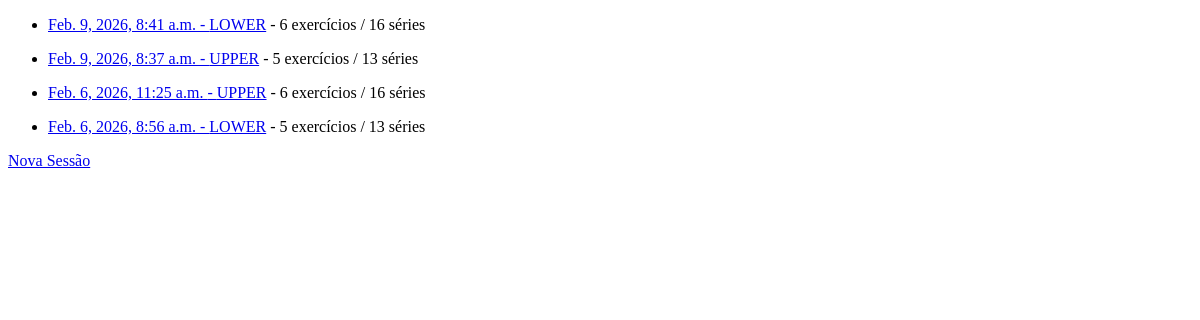
Page /training/ (signed in) on the earlier database version.
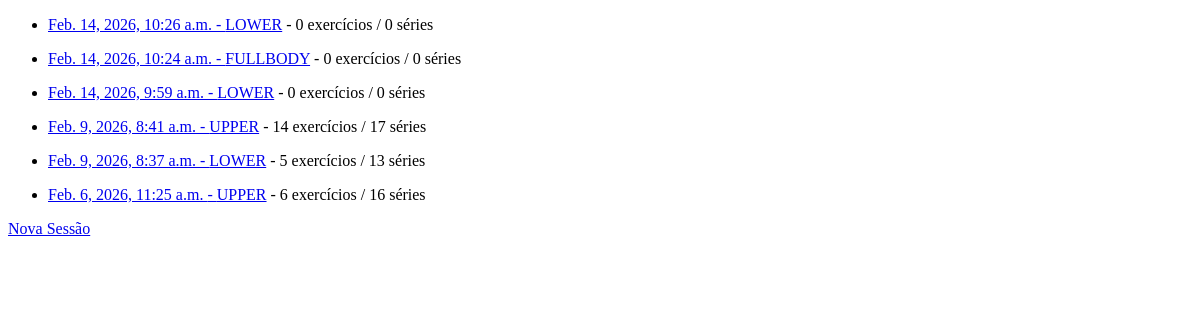
Same page on the later database version.
### training/models.py (models this page shows, shortened)
class TrainingSession(models.Model):
    SESSION_TYPES = [
        ('UPPER','UPPER'),
        ('LOWER','LOWER'),
        ('PULL','PULL'),
        ('PUSH','PUSH'),
        ('FULLBODY','FULLBODY'),
    ]
    performed_at = models.DateTimeField(default=timezone.now)
    description = models.TextField(blank=True)
    user = models.ForeignKey(
        settings.AUTH_USER_MODEL,
        on_delete=models.CASCADE,
        related_name='training_sessions'
    )
    session_type = models.CharField(
        max_length=20,
        choices=SESSION_TYPES,
        blank=True,
        null=True
    )

### training/views.py (the view)
# urls.py: path('', views.training_session_list, name='training_session_list'),
@login_required
def training_session_list(request):
    sessions = (
        TrainingSession.objects
        .filter(user=request.user)
        .annotate(
            exercise_count=Count('session_exercises', distinct=True),
            set_count=Count('session_exercises__exercise_sets', distinct=True),
        )
        .order_by("-performed_at")
    )
    context = {
        'sessions': sessions,
        }
    return render(request, 'training_session_list.html', context)

### training/templates/training_session_list.html (shortened to what this page needs)
<!DOCTYPE html>
<html lang="en">
<head>
</head>
<body>
    <section>
        {% for session in sessions %}
            <ul>
                <li><a href="{% url 'training:training_session_detail' pk=session.pk %}">{{session.performed_at}} - {{session.session_type}}</a>
                 - {{ session.exercise_count }} exercícios / {{ session.set_count }} séries</li>
            </ul>
        {% endfor %}
        <a href="{% url 'training:training_session_create' %}">Nova Sessão</a>
    </section>
</body>
</html>

Differences in the rows shown:
removed TrainingSession: performed_at "Feb. 6, 2026, 8:56 a.m.", session_type "LOWER", exercise_count "5", set_count "13"
added TrainingSession: performed_at "Feb. 14, 2026, 10:26 a.m.", session_type "LOWER", exercise_count "0", set_count "0"
added TrainingSession: performed_at "Feb. 14, 2026, 10:24 a.m.", session_type "FULLBODY", exercise_count "0", set_count "0"
added TrainingSession: performed_at "Feb. 14, 2026, 9:59 a.m.", session_type "LOWER", exercise_count "0", set_count "0"
changed TrainingSession "Feb. 9, 2026, 8:41 a.m.": session_type "LOWER" → "UPPER"; exercise_count "6" → "14"; set_count "16" → "17"
changed TrainingSession "Feb. 9, 2026, 8:37 a.m.": session_type "UPPER" → "LOWER"
